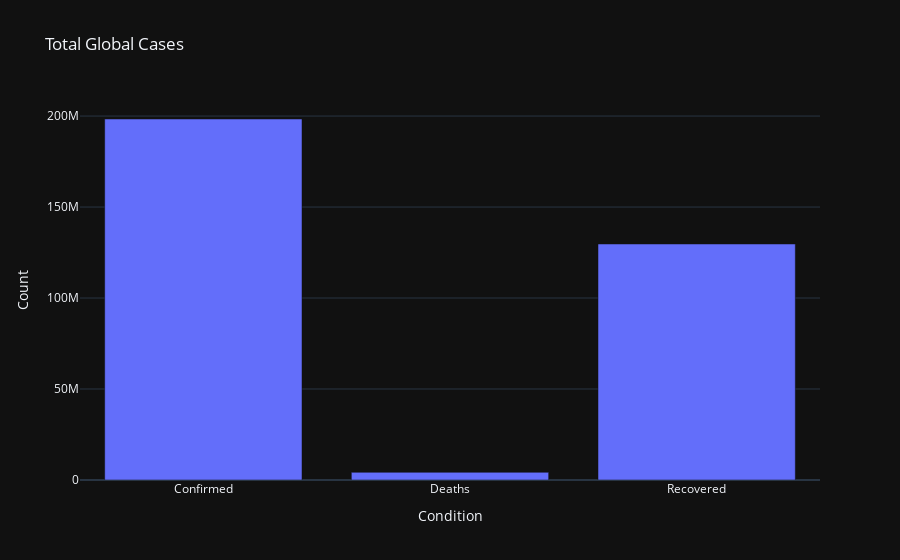

Write notebook code for a chart like this one.
### Code cell
from data import totals_df

fig = px.bar(totals_df, 
             x="condition", 
             y="count", 
             template="plotly_dark", 
             title="Total Global Cases",
            hover_data={"count": ":,"})
fig.update_layout(
    xaxis=dict(title="Condition"),
    yaxis=dict(title="Count")
)
fig.show()

### Figure 1 — Plotly figure (JSON) as saved in the notebook; plotly's stock layout.template omitted (floating-point values rounded to 4 significant figures)
{"data": [{"alignmentgroup": "True", "hovertemplate": "condition=%{x}<br>count=%{y:,}<extra></extra>", "legendgroup": "", "marker": {"color": "#636efa", "pattern": {"shape": ""}}, "name": "", "offsetgroup": "", "orientation": "v", "showlegend": false, "textposition": "auto", "type": "bar", "x": ["Confirmed", "Deaths", "Recovered"], "xaxis": "x", "y": [198378463, 4220704, 129705211], "yaxis": "y"}], "layout": {"barmode": "relative", "legend": {"tracegroupgap": 0}, "title": {"text": "Total Global Cases"}, "xaxis": {"anchor": "y", "domain": [0, 1], "title": {"text": "Condition"}}, "yaxis": {"anchor": "x", "domain": [0, 1], "title": {"text": "Count"}}}}
